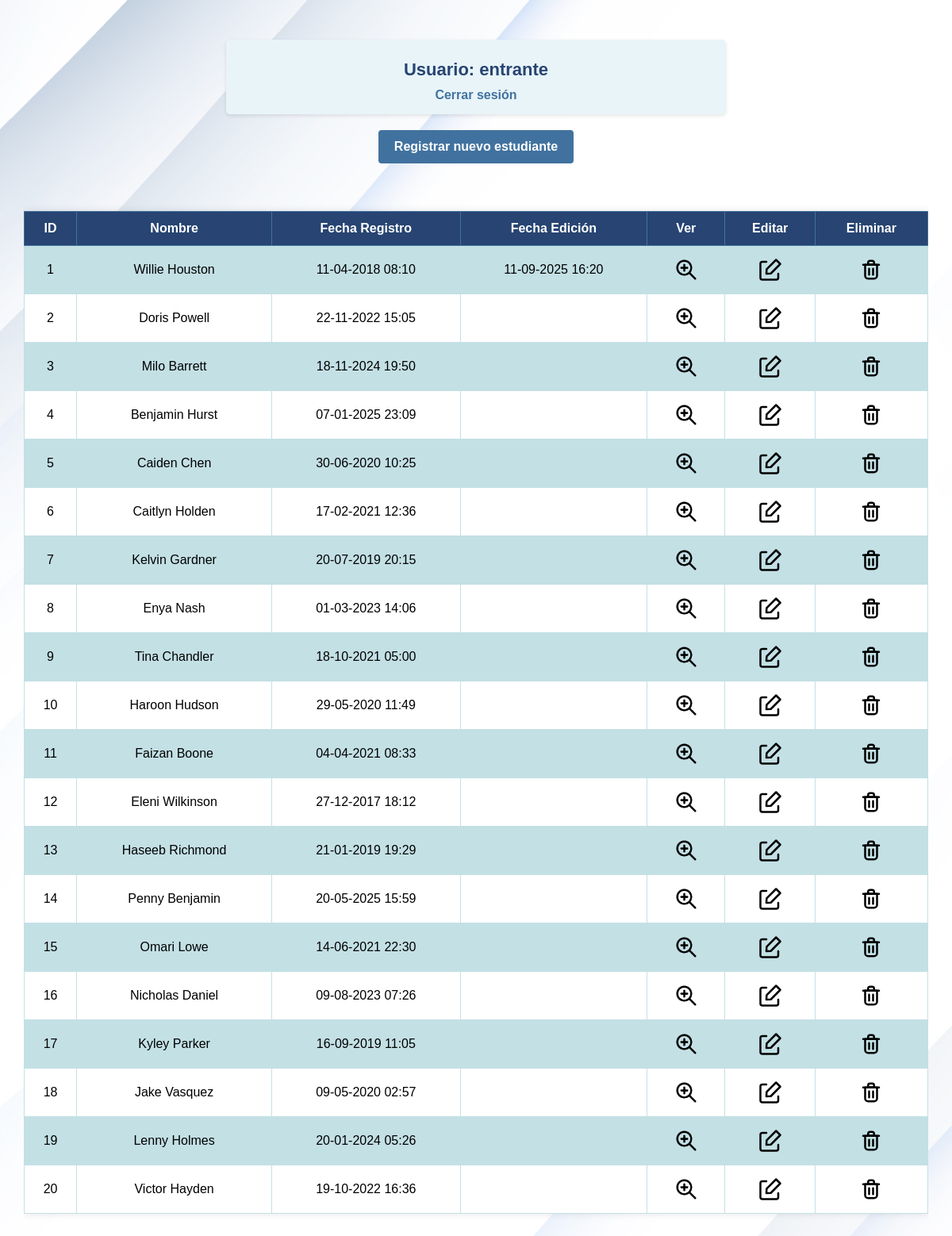
The page /students.php (signed in) on the database its author committed.
### tables this page shows
CREATE TABLE `student` (
  `id_students` int(11) NOT NULL AUTO_INCREMENT,
  `nombre` varchar(50) NOT NULL,
  `id_sexo` int(11) DEFAULT NULL,
  `especifique` varchar(255) DEFAULT '',
  `edad` int(3) NOT NULL,
  `nacimiento` date NOT NULL,
  `id_paises` int(11) DEFAULT NULL,
  `telefono` varchar(14) NOT NULL,
  `correo` varchar(50) NOT NULL,
  `domicilio` varchar(255) NOT NULL,
  `foto` varchar(255) NOT NULL,
  `lista` varchar(255) NOT NULL,
  `excel` varchar(255) NOT NULL,
  `fecha_acceso` timestamp NULL DEFAULT current_timestamp(),
  `fecha_registro` timestamp NOT NULL DEFAULT current_timestamp(),
  `id_usuario_registro` int(11) DEFAULT NULL,
  `fecha_edicion` timestamp NULL DEFAULT NULL,
  `id_usuario_editor` int(11) DEFAULT NULL,
  `visible` int(11) NOT NULL DEFAULT 1,
  `fecha_borrado` timestamp NOT NULL DEFAULT current_timestamp(),
  `id_usuario_borrador` int(11) DEFAULT NULL,
  PRIMARY KEY (`id_students`),
  KEY `id_paises` (`id_paises`),
  KEY `id_sexo` (`id_sexo`),
  CONSTRAINT `student_ibfk_1` FOREIGN KEY (`id_paises`) REFERENCES `paises` (`id_paises`) ON DELETE CASCADE ON UPDATE CASCADE,
  CONSTRAINT `student_ibfk_2` FOREIGN KEY (`id_sexo`) REFERENCES `sexo` (`id_sexo`) ON DELETE CASCADE ON UPDATE CASCADE
);

### students.php (the view, shortened to what this page needs)
<?php
require_once 'conn.php';
$conn = new mysqli($servername, $username, $db_password, $dbname, $port);
$conn->set_charset("utf8mb4");
$sql = "
SELECT
  s.id_students   AS ID,
  s.nombre        AS Nombre,
  DATE_FORMAT(s.fecha_registro, '%d-%m-%Y %H:%i') AS Fecha_Registro,
  DATE_FORMAT(s.fecha_edicion, '%d-%m-%Y %H:%i') AS Fecha_Edicion
FROM student s
WHERE s.visible = 1
";
$result = $conn->query($sql);
if ($result->num_rows > 0) {
  echo "<div class='user-header'>";
  echo "<h2>Usuario: <strong>" . htmlspecialchars($_SESSION["usuario"]) . "</strong></h2>";
  echo "<a href='login.php?action=logout'>Cerrar sesión</a>";
  echo "</div>";
  echo "<div style='text-align: center;'>";
  echo "<a href='Registro.php' class='new-student-btn'>Registrar nuevo estudiante</a>";
  echo "</div>";
  echo "<div class='table-container'>";
  echo "<table class='students-table'>";
  echo "<tr>
        <th>ID</th>
        <th>Nombre</th>
        <th>Fecha Registro</th>
        <th>Fecha Edición</th>
        <th>Ver</th>
        <th>Editar</th>
        <th>Eliminar</th>
      </tr>";
  while ($row = $result->fetch_assoc()) {
    echo "<tr>";
    echo "<td>" . $row['ID'] . "</td>";
    echo "<td>" . htmlspecialchars($row['Nombre']) . "</td>";
    echo "<td>" . $row['Fecha_Registro'] . "</td>";
    echo "<td>" . ($row['Fecha_Edicion'] ? $row['Fecha_Edicion'] : '') . "</td>";
    echo "<td>
            <a href='student_information.php?id=" . $row['ID'] . "' class='btn-table'>
                <img src='./templates/magnifying.png' width='30' alt='Ver detalles' title='Ver detalles'>
            </a>
          </td>";
    echo "<td>
            <a href='editar_registro.php?id=" . $row['ID'] . "' class='btn-table'>
                <img src='./templates/edit.svg' width='30' alt='Editar registro' title='Editar registro'>
            </a>
          </td>";
    echo "<td>
            <a href='gestion.php?action=eliminar&id=" . $row['ID'] . "' class='btn-table' onclick='return confirm(\"¿Estás seguro de eliminar este registro?\")'>
                <img src='./templates/delete.svg' width='30' alt='Eliminar registro' title='Eliminar registro'>
            </a>
          </td>";
    echo "</tr>";
  }
  echo "</table>";
  echo "</div>";
}
?>
<!DOCTYPE html>
<html lang="es">
<head>
  <link rel="stylesheet" href="style.css" media="screen" />
</head>
<body>
</body>
</html>

### style.css (style rules this page uses)
body { font-family: Arial, sans-serif; margin: 10px; padding: 20px; background-image: url('templates/White.jpg'); background-size: cover; background-position: center; background-repeat: no-repeat; background-attachment: fixed; }
h2 { text-align: center; color: #000000; }
table { padding: 5px; font-family: arial, sans-serif; border: 1px solid #ddd; width: 100%; background-color: rgba(255, 255, 255, 0.9); border-collapse: collapse; margin: 20px 0; }
th { background-color: mediumspringgreen; border: 3px solid #e51919; text-align: center; padding: 8px; }
td { border: 3px solid #e51919; text-align: center; padding: 8px; }
tr { background-color: rgba(240, 240, 240, 0.9); }
tr:nth-child(even) { background-color: rgba(220, 220, 220, 0.9); }
a { background-color: transparent; text-decoration: none; }
h2 { background-color: rgba(0, 0, 0, 0); padding: 10px; border-radius: 5px; text-align: center; }
.btn-table { background-color: transparent; padding: 1px; border-radius: 3px; text-decoration: none; color: #000; }
.user-header { max-width: 600px; margin: 20px auto; text-align: center; padding: 20px; margin-bottom: 20px; background-color: transparent; }
.user-header h2 { color: #000; font-size: 22px; margin: 0; }
.user-header a { color: #337ab7; text-decoration: none; }
.new-student-btn { background-color: #4CAF50; color: white; padding: 10px 15px; text-decoration: none; border-radius: 4px; display: inline-block; margin-bottom: 20px; }
.table-container { overflow-x: auto; margin: 20px 0; }
.students-table { width: 100%; border-collapse: collapse; font-family: Arial, sans-serif; box-shadow: 0 0 10px rgba(0, 0, 0, 0.1); }
.students-table th { background-color: #274472; color: white; padding: 12px; text-align: center; font-weight: bold; border: 1px solid #41729f; }
.students-table td { padding: 10px; text-align: center; border: 1px solid #c3e0e5; }
.students-table tr:nth-child(even) { background-color: #c3e0e5; }
.students-table tr:nth-child(odd) { background-color: #ffffff; }
.students-table a { color: #274472; text-decoration: none; transition: color 0.3s; }
.user-header { text-align: center; padding: 15px; margin-bottom: 20px; background-color: #c3e0e5; border-radius: 5px; box-shadow: 0 2px 5px rgba(0, 0, 0, 0.1); }
.user-header h2 { color: #274472; font-size: 22px; margin: 0 0 10px 0; }
.user-header a { color: #41729f; text-decoration: none; font-weight: bold; }
.new-student-btn { background-color: #41729f; color: white; padding: 12px 20px; text-decoration: none; border-radius: 4px; display: inline-block; margin-bottom: 20px; font-weight: bold; transition: background-color 0.3s; }
.students-table .btn-table { display: inline-block; padding: 5px; border-radius: 4px; transition: background-color 0.3s; }
.students-table .btn-table img { vertical-align: middle; }
.user-header { text-align: center; padding: 15px; margin-bottom: 20px; background-color: #e8f4f8; border-radius: 5px; box-shadow: 0 2px 5px rgba(0, 0, 0, 0.1); }
.user-header h2 { color: #274472; font-size: 22px; margin: 0; font-weight: bold; }

### rows shown on the page
student: id_students "1", nombre "Willie Houston", Fecha_Registro "11-04-2018 08:10", Fecha_Edicion "11-09-2025 16:20"
student: id_students "2", nombre "Doris Powell", Fecha_Registro "22-11-2022 15:05"
student: id_students "3", nombre "Milo Barrett", Fecha_Registro "18-11-2024 19:50"
student: id_students "4", nombre "Benjamin Hurst", Fecha_Registro "07-01-2025 23:09"
student: id_students "5", nombre "Caiden Chen", Fecha_Registro "30-06-2020 10:25"
student: id_students "6", nombre "Caitlyn Holden", Fecha_Registro "17-02-2021 12:36"
student: id_students "7", nombre "Kelvin Gardner", Fecha_Registro "20-07-2019 20:15"
student: id_students "8", nombre "Enya Nash", Fecha_Registro "01-03-2023 14:06"
student: id_students "9", nombre "Tina Chandler", Fecha_Registro "18-10-2021 05:00"
student: id_students "10", nombre "Haroon Hudson", Fecha_Registro "29-05-2020 11:49"
student: id_students "11", nombre "Faizan Boone", Fecha_Registro "04-04-2021 08:33"
student: id_students "12", nombre "Eleni Wilkinson", Fecha_Registro "27-12-2017 18:12"
student: id_students "13", nombre "Haseeb Richmond", Fecha_Registro "21-01-2019 19:29"
student: id_students "14", nombre "Penny Benjamin", Fecha_Registro "20-05-2025 15:59"
student: id_students "15", nombre "Omari Lowe", Fecha_Registro "14-06-2021 22:30"
student: id_students "16", nombre "Nicholas Daniel", Fecha_Registro "09-08-2023 07:26"
student: id_students "17", nombre "Kyley Parker", Fecha_Registro "16-09-2019 11:05"
student: id_students "18", nombre "Jake Vasquez", Fecha_Registro "09-05-2020 02:57"
student: id_students "19", nombre "Lenny Holmes", Fecha_Registro "20-01-2024 05:26"
student: id_students "20", nombre "Victor Hayden", Fecha_Registro "19-10-2022 16:36"

### other values the page prints
$_SESSION["usuario"] "entrante"
